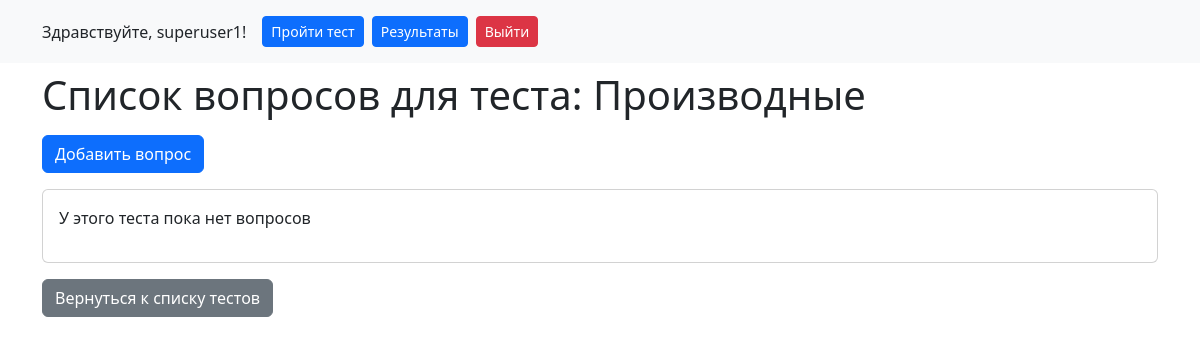
Page /test/2/questions/ (signed in) on the earlier database version.
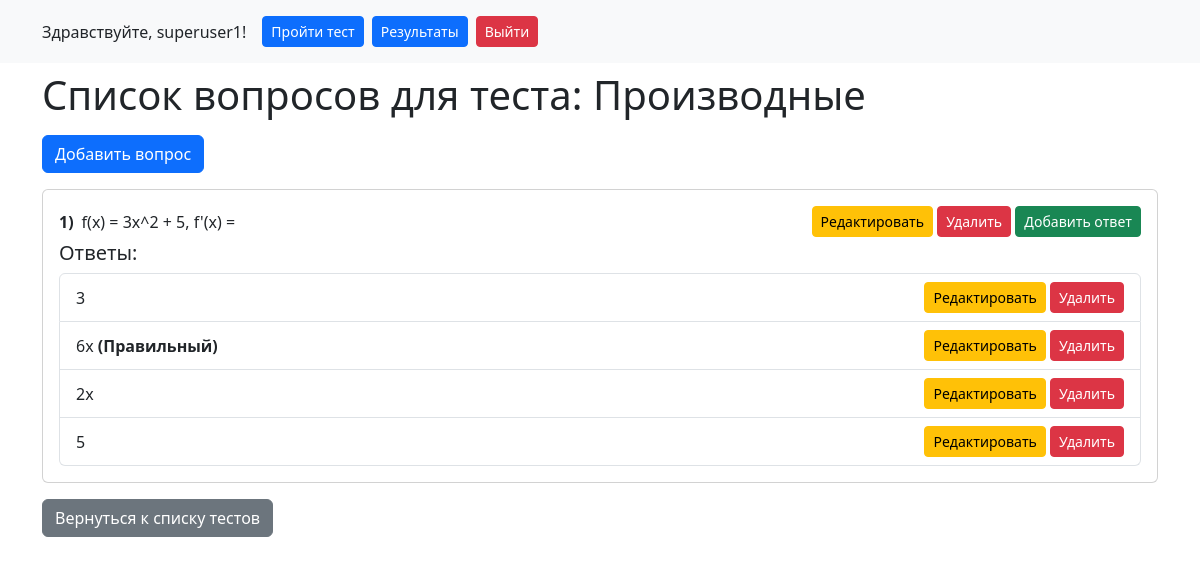
Same page on the later database version.
### quiz/models.py (models this page shows, shortened)
class Question(models.Model):
    TYPE_CHOICES = [
        (1, 'Single Choice'),
        (2, 'Multiple Choice'),
        (3, 'Text Response')
    ]
    test = models.ForeignKey(Test, related_name='questions', on_delete=models.CASCADE)
    text = models.TextField()
    score = models.IntegerField(default=10)  # Балл за вопрос
    type = models.IntegerField(choices=TYPE_CHOICES)

class Answer(models.Model):
    question = models.ForeignKey(Question, related_name='answers', on_delete=models.CASCADE)
    text = models.CharField(max_length=200)
    is_correct = models.BooleanField(default=False)

### quiz/views.py (the view)
# urls.py: path('test/<int:test_id>/questions/', QuestionListView.as_view(), name='question_list'),
class QuestionListView(UserPassesTestMixin, views.View):
    template_name = 'quiz/question_list.html'
    def test_func(self):
        return self.request.user.is_staff and self.request.user.groups.filter(name='Администраторы').exists()
    def get(self, request, test_id):
        test = get_object_or_404(Test, id=test_id, created_by=request.user)
        questions = Question.objects.filter(test=test).prefetch_related('answers')
        return render(request, self.template_name, {'test': test, 'questions': questions})

### quiz/templates/quiz/question_list.html (shortened to what the changed rows need)
<!DOCTYPE html>
<html lang="ru">
<head>
    <link href="https://cdn.jsdelivr.net/npm/bootstrap@5.3.0/dist/css/bootstrap.min.css" rel="stylesheet">
</head>
<body>
    <div class="container">
        <h1 class="mb-3">Список вопросов для теста: {{ test.name }}</h1>
        <div class="question-list">
            {% for question in questions %}
            <div class="question-item mb-3">
                <div class="card">
                    <div class="card-body">
                        <div class="d-flex align-items-center">
                            <span class="question-number me-2">
                                <strong>{{ forloop.counter }})</strong>
                            </span>
                            <span class="question-text" data-id="{{ question.id }}">
                                {{ question.text }}
                            </span>
                            <div class="ms-auto">
                                <button class="btn btn-warning btn-sm edit-btn"
                                        data-bs-toggle="modal"
                                        data-bs-target="#editModal"
                                        data-id="{{ question.id }}">
                                    Редактировать
                                </button>
                                <button class="btn btn-danger btn-sm delete-btn" data-id="{{ question.id }}">Удалить</button>
                                <button class="btn btn-success btn-sm add-answer-btn"
                                        data-bs-toggle="modal"
                                        data-bs-target="#addAnswerModal"
                                        data-id="{{ question.id }}">
                                    Добавить ответ
                                </button>
                            </div>
                        </div>
                        <div class="mt-1">
                            <h5>Ответы:</h5>
                            <ul class="list-group" id="answers-list-{{ question.id }}">
                                {% for answer in question.answers.all %}
                                <li class="list-group-item d-flex justify-content-between align-items-center" data-id="{{ answer.id }}">
                                    <div>
                                        <span class="answer-text">{{ answer.text }}</span>
                                        {% if answer.is_correct %}<strong>(Правильный)</strong>{% endif %}
                                    </div>
                                    <div class="ms-auto">
                                        <button class="btn btn-warning btn-sm edit-answer-btn"
                                                data-bs-toggle="modal"
                                                data-bs-target="#editAnswerModal"
                                                data-id="{{ answer.id }}"
                                                data-question-id="{{ question.id }}">
                                            Редактировать
                                        </button>
                                        <button class="btn btn-danger btn-sm delete-answer-btn" data-id="{{ answer.id }}">Удалить</button>
                                    </div>
                                </li>
                                {% endfor %}
                            </ul>
                        </div>
                    </div>
                </div>
            </div>
            {% empty %}
            <div class="question-item mb-3">
                <div class="card">
                    <div class="card-body">
                        <p>У этого теста пока нет вопросов</p>
                    </div>
                </div>
            </div>
            {% endfor %}
        </div>
    </div>
</body>
</html>

Differences in the rows shown:
added Question: text "f(x) = 3x^2 + 5, f'(x) ="
added Answer: text "3"
added Answer: text "6x", is_correct "(Правильный)"
added Answer: text "2x"
added Answer: text "5"
Other differences:
text no longer shown: "У этого теста пока нет вопросов"
